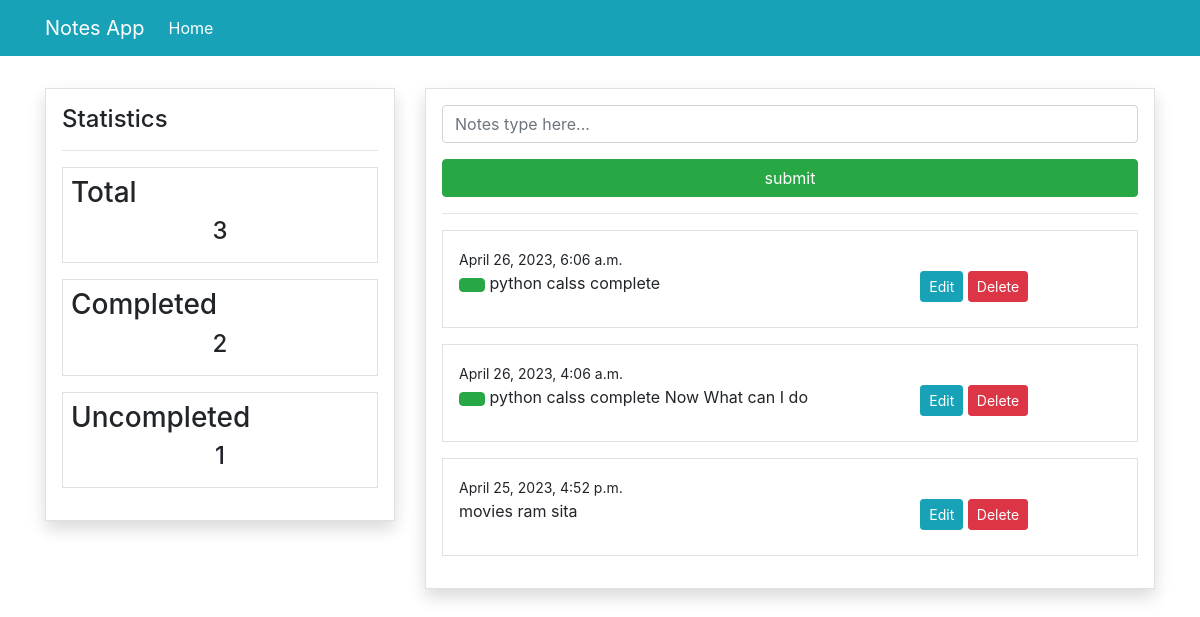
The page / on the database its author committed.
### app/models.py (models this page shows, shortened)
class Efile(models.Model):
    title = models.CharField(max_length=100)
    date = models.DateTimeField(auto_now_add=True)
    complete = models.BooleanField(default=False)
    class Meta:
        ordering = ['-date']

### app/views.py (the view)
# urls.py: path('', views.index, name='todo-index'),
def index(request):
    todo = Efile.objects.all()
    cnt = todo.count()
    complete = Efile.objects.filter(complete=True)
    comp = complete.count()
    incomplte = cnt - comp
    if request.method == 'POST':
        form = NotesForm(request.POST)
        if form.is_valid():
            form.save()
            return redirect('/')
    else:
        form = NotesForm()
    context = {
            'todos': todo,
            'form': form,
            'cnt':cnt,
            'comp':comp,
            'incomplte':incomplte,
    }
    return render(request, 'efiles/index.html', context)

### app/forms.py
class NotesForm(forms.ModelForm):
    title = forms.CharField(label='', widget=forms.TextInput(attrs={'placeholder':'Notes type here...'}))
    class Meta:
        model = Efile
        fields = ['title']

### templates/efiles/index.html (shortened to what this page needs)
{% extends 'aside/base.html' %}
{% load crispy_forms_tags %}
{% block content %}
<div class="border p-3 shadow">
    <form method ="POST">
        {{ form|crispy }}
        <input type="Submit" class="btn btn-success btn-block" value="submit">
    </form>
    <hr>
    {% for todo in todos %}
    <div class="border p-3 mb-3">
        <small>{{ todo.date }}</small>
        <div class="row">
            <div class="col-md-8">
                {% if todo.complete == True %}
                <p><span class="btn btn-success">
                </span> {{ todo.title }} </p>
                {% else %}
                <p>{{ todo.title }}</p>
                {% endif %}
            </div>
            <div class="col-md-4">
                <a href="{% url 'notes-update' todo.id %}" class="btn btn-info btn-sm">Edit</a>
                <a href="{% url 'notes-delete' todo.id %}" class="btn btn-danger btn-sm">Delete</a>
            </div>
        </div>
    </div>
  {% endfor %}
</div>
{% endblock %}

### templates/aside/base.html (shortened to what this page needs)
<!doctype html>
<html lang="en">
  <head>
    <link rel="stylesheet" href="https://cdn.jsdelivr.net/npm/bootstrap@4.6.2/dist/css/bootstrap.min.css">
  </head>
  <body>
    {% include 'aside/nav.html' %}
    <div class="container">
        <div class="row mt-3 pt-3">
            <div class="col-md-4">
                {% include 'aside/asides.html' %}
            </div>
            <div class="col-md-8">
                {% block content %}
                {% endblock %}
            </div>
        </div>
    </div>
  </body>
</html>

### templates/aside/nav.html (shortened to what this page needs)
<nav class="navbar navbar-expand-lg navbar-info bg-info">
    <div class="container">
    <a class="navbar-brand text-white" href="{% url 'todo-index' %}">Notes App</a>
    <div class="collapse navbar-collapse" id="navbarSupportedContent">
      <ul class="navbar-nav mr-auto">
        <li class="nav-item active">
          <a class="nav-link text-white" href="{% url 'todo-index' %}">Home <span class="sr-only">(current)</span></a>
        </li>
      </ul>
    </div>
    </div>
  </nav>

### templates/aside/asides.html
<div class="border p-3 shadow">
    <h4>Statistics</h4>
    <hr>
    <div class="border mb-3 p-2">
        <h3>Total</h3>
        <h4 class="text-center">{{ cnt }}</h4>
    </div>
    <div class="border mb-3 p-2">
        <h3>Completed</h3>
        <h4 class="text-center">{{ comp }}</h4>
    </div>
    <div class="border mb-3 p-2">
        <h3>Uncompleted</h3>
        <h4 class="text-center">{{ incomplte }}</h4>
    </div>
</div>

### rows shown on the page
Efile: date "April 26, 2023, 6:06 a.m.", title "python calss complete"
Efile: date "April 26, 2023, 4:06 a.m.", title "python calss complete Now What can I do"
Efile: date "April 25, 2023, 4:52 p.m.", title "movies ram sita"

### other values the page prints
{{ cnt }} "3"
{{ comp }} "2"
{{ incomplte }} "1"
